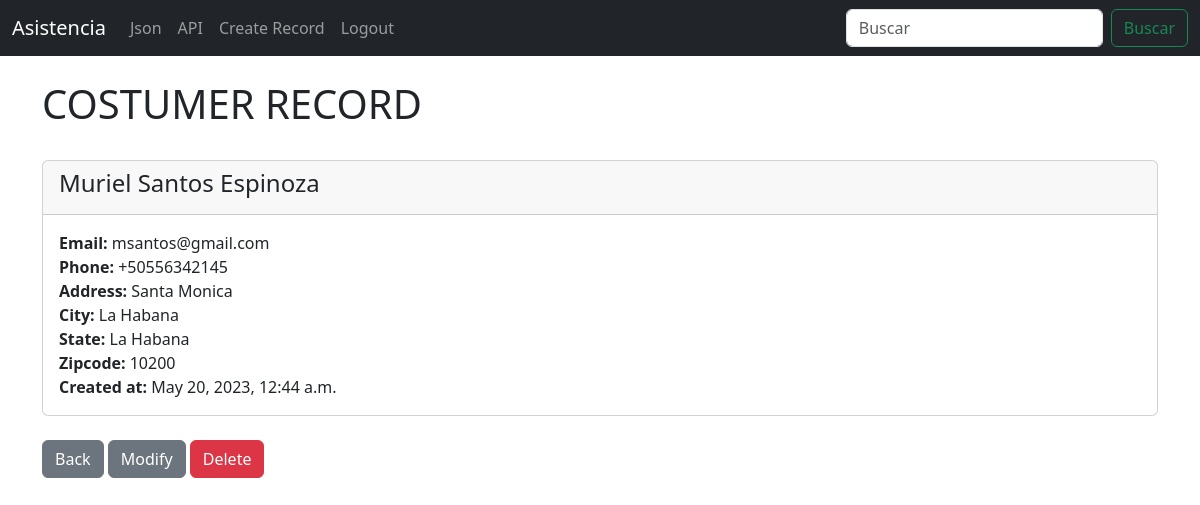
Screenshot of /record/3 (signed in) with the database file from the repository.
### crm/models.py (models this page shows, shortened)
class Record(models.Model):
	created_at = models.DateTimeField(auto_now_add=True)
	first_name = models.CharField(max_length=50)
	last_name =  models.CharField(max_length=50)
	email =  models.CharField(max_length=100)
	phone = models.CharField(max_length=15)
	address =  models.CharField(max_length=100)
	city =  models.CharField(max_length=50)
	state =  models.CharField(max_length=50)
	zipcode =  models.CharField(max_length=20)

### crm/views.py (the view)
# urls.py: path('record/<int:pk>', views.costumer_record, name='record'),
def costumer_record(request,pk):
	if request.user.is_authenticated:
		costumer_record = Record.objects.get(id=pk)
		return render(request,'record.html',{'costumer_record':costumer_record})
	else:
		messages.error(request, 'You Must Be Authenticated To Access Here!...')
		return redirect('saludo')

### crm/templates/record.html (shortened to what this page needs)
{% extends 'base.html' %}
{% block content %}
<div >
		{%  if user.is_authenticated  %}
		<h1>COSTUMER RECORD</h1>
			<br>
			<div class="card">
			  <div class="card-header">
			    <h4>{{costumer_record.first_name}}  {{costumer_record.last_name}}</h3>
			  </div>
			  <div class="card-body">
			    <strong> Email: </strong> {{costumer_record.email}}<br>
			    <strong>Phone: </strong> {{costumer_record.phone}}<br>
			    <strong>Address: </strong> {{costumer_record.address}}<br>
			    <strong>City: </strong> {{costumer_record.city}}<br>
			    <strong>State: </strong> {{costumer_record.state}}<br>
			    <strong>Zipcode: </strong> {{costumer_record.zipcode}}<br>
			    <strong>Created at: </strong> {{costumer_record.created_at}}
			  </div>
			</div>
			<br>
	    <a href="{%url 'json'%}" class="btn btn-secondary">Back</a>
   	    <a href="{%url 'update_record' costumer_record.id %}" class="btn btn-secondary">Modify</a>
	    <a href="{%url 'delete_record' costumer_record.id %}" class="btn btn-danger">Delete</a>
		{% endif %}
	</div>
{% endblock %}

### rows the page displays
Record: first_name "Muriel", last_name "Santos Espinoza", email "msantos@gmail.com", phone "+50556342145", address "Santa Monica", city "La Habana", state "La Habana", zipcode "10200", created_at "May 20, 2023, 12:44 a.m."
